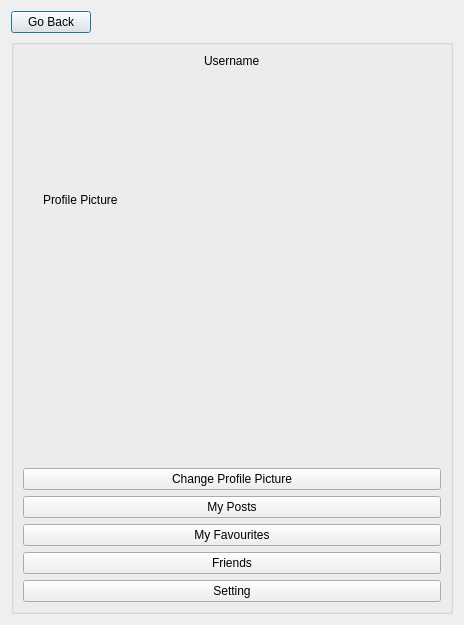
<?xml version="1.0" encoding="UTF-8"?>
<ui version="4.0">
 <class>Profile</class>
 <widget class="QDialog" name="Profile">
  <property name="geometry">
   <rect>
    <x>0</x>
    <y>0</y>
    <width>464</width>
    <height>625</height>
   </rect>
  </property>
  <property name="windowTitle">
   <string>Dialog</string>
  </property>
  <property name="styleSheet">
   <string notr="true"/>
  </property>
  <layout class="QVBoxLayout" name="verticalLayout_3">
   <item>
    <widget class="QPushButton" name="goBackButton">
     <property name="sizePolicy">
      <sizepolicy hsizetype="Fixed" vsizetype="Fixed">
       <horstretch>0</horstretch>
       <verstretch>0</verstretch>
      </sizepolicy>
     </property>
     <property name="text">
      <string>Go Back</string>
     </property>
    </widget>
   </item>
   <item>
    <widget class="QGroupBox" name="groupBox">
     <property name="styleSheet">
      <string notr="true">background-color: none;</string>
     </property>
     <property name="title">
      <string/>
     </property>
     <layout class="QVBoxLayout" name="verticalLayout_4">
      <item alignment="Qt::AlignHCenter">
       <widget class="QLabel" name="label">
        <property name="styleSheet">
         <string notr="true">font: 600 36pt &quot;American Typewriter&quot;;</string>
        </property>
        <property name="text">
         <string>Username</string>
        </property>
       </widget>
      </item>
      <item>
       <widget class="QSplitter" name="splitter">
        <property name="styleSheet">
         <string notr="true"/>
        </property>
        <property name="orientation">
         <enum>Qt::Vertical</enum>
        </property>
        <widget class="QWidget" name="layoutWidget">
         <layout class="QVBoxLayout" name="verticalLayout">
          <item>
           <widget class="QFrame" name="framePicture">
            <property name="sizePolicy">
             <sizepolicy hsizetype="MinimumExpanding" vsizetype="MinimumExpanding">
              <horstretch>0</horstretch>
              <verstretch>0</verstretch>
             </sizepolicy>
            </property>
            <property name="minimumSize">
             <size>
              <width>200</width>
              <height>200</height>
             </size>
            </property>
            <property name="styleSheet">
             <string notr="true">border-radius: 5px;</string>
            </property>
            <property name="frameShape">
             <enum>QFrame::StyledPanel</enum>
            </property>
            <property name="frameShadow">
             <enum>QFrame::Raised</enum>
            </property>
            <widget class="QLabel" name="profilePicture">
             <property name="geometry">
              <rect>
               <x>20</x>
               <y>10</y>
               <width>191</width>
               <height>231</height>
              </rect>
             </property>
             <property name="sizePolicy">
              <sizepolicy hsizetype="Expanding" vsizetype="Expanding">
               <horstretch>0</horstretch>
               <verstretch>0</verstretch>
              </sizepolicy>
             </property>
             <property name="text">
              <string>Profile Picture</string>
             </property>
            </widget>
           </widget>
          </item>
          <item>
           <widget class="QPushButton" name="pushButton_5">
            <property name="text">
             <string>Change Profile Picture</string>
            </property>
           </widget>
          </item>
          <item>
           <widget class="QPushButton" name="pushButton">
            <property name="text">
             <string>My Posts</string>
            </property>
           </widget>
          </item>
          <item>
           <widget class="QPushButton" name="pushButton_2">
            <property name="text">
             <string>My Favourites</string>
            </property>
           </widget>
          </item>
          <item>
           <widget class="QPushButton" name="pushButton_3">
            <property name="text">
             <string>Friends</string>
            </property>
           </widget>
          </item>
          <item>
           <widget class="QPushButton" name="buttonSetting">
            <property name="text">
             <string>Setting</string>
            </property>
           </widget>
          </item>
         </layout>
        </widget>
       </widget>
      </item>
     </layout>
    </widget>
   </item>
  </layout>
 </widget>
 <resources/>
 <connections/>
</ui>
